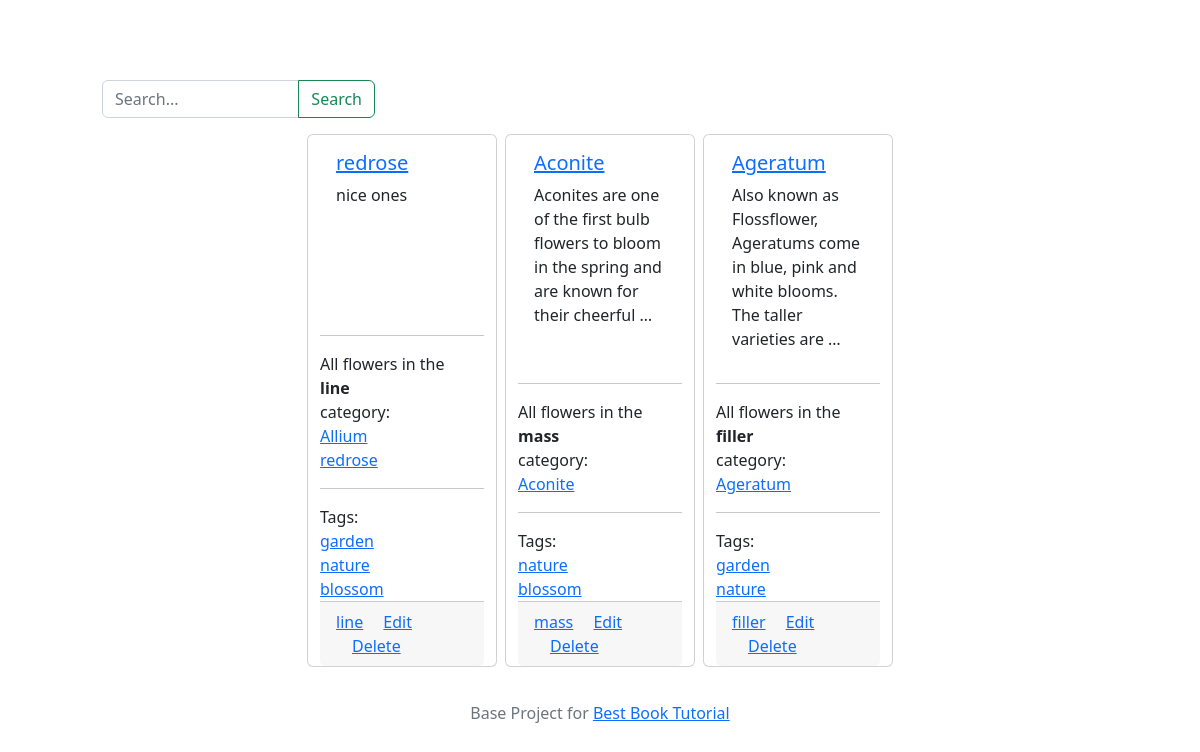
Screenshot of /tags/nature/ with the database file from the repository.
### myapp/models.py (models this page shows, shortened)
class Flower(models.Model):
    title = models.CharField(max_length = 255, default = '')
    description = models.TextField(default='')
    slug = models.SlugField(blank = True, default = '')
    category = models.ForeignKey(Category, null=True, on_delete = models.PROTECT)
    tags = models.ManyToManyField(Tag)
    def __str__(self) -> str:
        return self.title

class Category(models.Model):
    title = models.CharField(max_length = 255, default = '')
    def __str__(self) -> str:
        return self.title

class Tag(models.Model):
    title = models.CharField(max_length=255, default='')
    slug = models.SlugField(blank=True, default = '')
    def __str__(self) -> str:
        return self.title

### myapp/views.py (the view)
# urls.py: path('tags/<slug:slug>/',myapp_views.tags,name='tags'),
def tags(request, slug=None):
    flowers = Flower.objects.filter(tags__slug = slug)
    return render(request, 'myapp/index.html',{'flowers': flowers})

### myapp/templates/myapp/index.html
{% extends 'base/base.html' %}
{% block content %}
<div class="container">
  <div class="row">
      <nav>
          <form method="get" action="/" class="form-inline mt-2 mt-md-0 col-lg-3 col-md-4 col-sm-6 mx-5 ">
              <div class="input-group">
              <input id="q" name="q" value="{{ request.GET.q }}" class="form-control mr-sm-2" type="text" placeholder="Search..." aria-label="Search">
              <button type="submit" class="btn btn-outline-success my-2 my-sm-0">Search</button>
              </div>
          </form>
      </nav>
  </div>
</div>
<div class="row my-3 justify-content-center">
{% for flower in flowers %}
  <div class="card col-lg-2 col-md-5 mx-1">
    <div class="card-body">
        <h5 class="card-title"><a href="{% url 'detail' flower.slug %}">{{ flower.title }}</a></h5>
        <p class="card-text">{{ flower.description | truncatechars:100 }}</p>
    </div>
    <hr>
    All flowers in the <strong>{{ flower.category }}</strong>category:
    {% for c_flower in flower.category.flower_set.all %}
    <a href="{% url 'detail' c_flower.slug %}">{{ c_flower }}</a>
    {% endfor %}
    <hr>
    Tags:
    {% for tag in flower.tags.all %}
    <a href="{% url 'tags' tag.slug %}">{{ tag }}</a>
    {% endfor %}
    <div class="card-footer">
        <a href="#" class="card-link">{{ flower.category }}</a>
        <a href="adminmyapp/flower/{{ flower.id }}/change" class="card-link">Edit</a>
        <a href="adminmyapp/flower/{{ flower.id }}/delete" class="card-link">Delete</a>
    </div>
  </div>
{% endfor %}
</div>
{% endblock %}

### base/static/base/custome_css/site.css (style rules this page uses)
body { padding-top: 5rem; }

### rows the page displays
Flower: title "redrose", description "nice ones", category "line"
Flower: title "Allium"
Tag: title "garden"
Tag: title "nature"
Tag: title "blossom"
Flower: title "Aconite", description "Aconites are one of the first bulb flowers to bloom in the spring and are known for their cheerful …", category "mass"
Flower: title "Ageratum", description "Also known as Flossflower, Ageratums come in blue, pink and white blooms. The taller varieties are …", category "filler"
